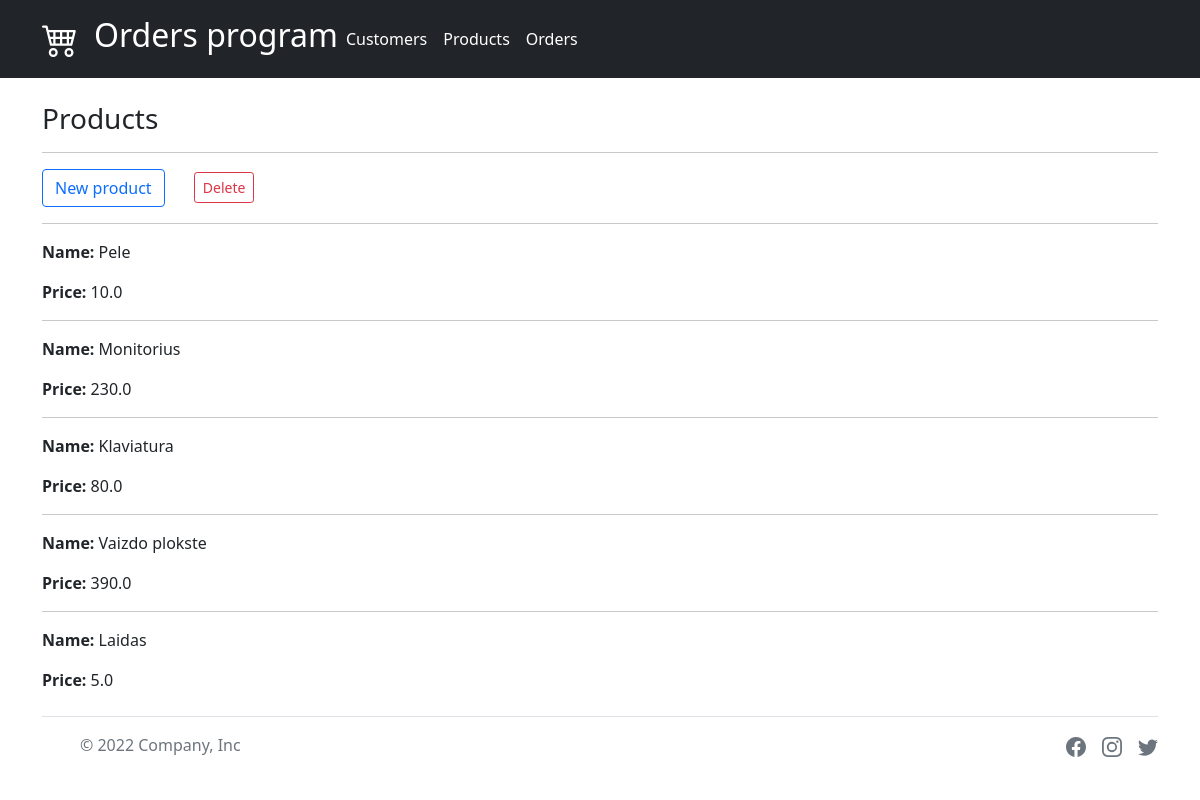
/product, run on the app's committed database.
### data.py (models this page shows, shortened)
class Product(db.Model):
    __tablename__ = 'product'
    id = db.Column(db.Integer, primary_key=True)
    name = db.Column("Name", db.String)
    price = db.Column("Price", db.Float)

### app.py (the view)
@app.route("/product")
def product():
    try:
        products = Product.query.all()
    except:
        products = []
    return render_template("product.html", products=products)

### templates/product.html (shortened to what this page needs)
{% extends "base.html" %}
{% block content %}
<h3>Products</h3>
<hr>
<div class="btn-group ">
    <a href="{{url_for('new_product') }}" class="btn btn-outline-primary">New product</a>
</div>
<div class="btn-group">
    <a href="{{url_for('delete_products') }}" class="btn btn-outline-danger btn-sm" style="margin-left: 25px">Delete</a>
</div>
{% if products %}
{% for product in products %}
<hr>
<p><strong>Name:</strong> {{product.name}}</p>
<p><strong>Price:</strong> {{product.price}}</p>
{% endfor %}
{% endif %}
{% endblock %}

### data on the page
Product: name "Pele", price "10.0"
Product: name "Monitorius", price "230.0"
Product: name "Klaviatura", price "80.0"
Product: name "Vaizdo plokste", price "390.0"
Product: name "Laidas", price "5.0"
